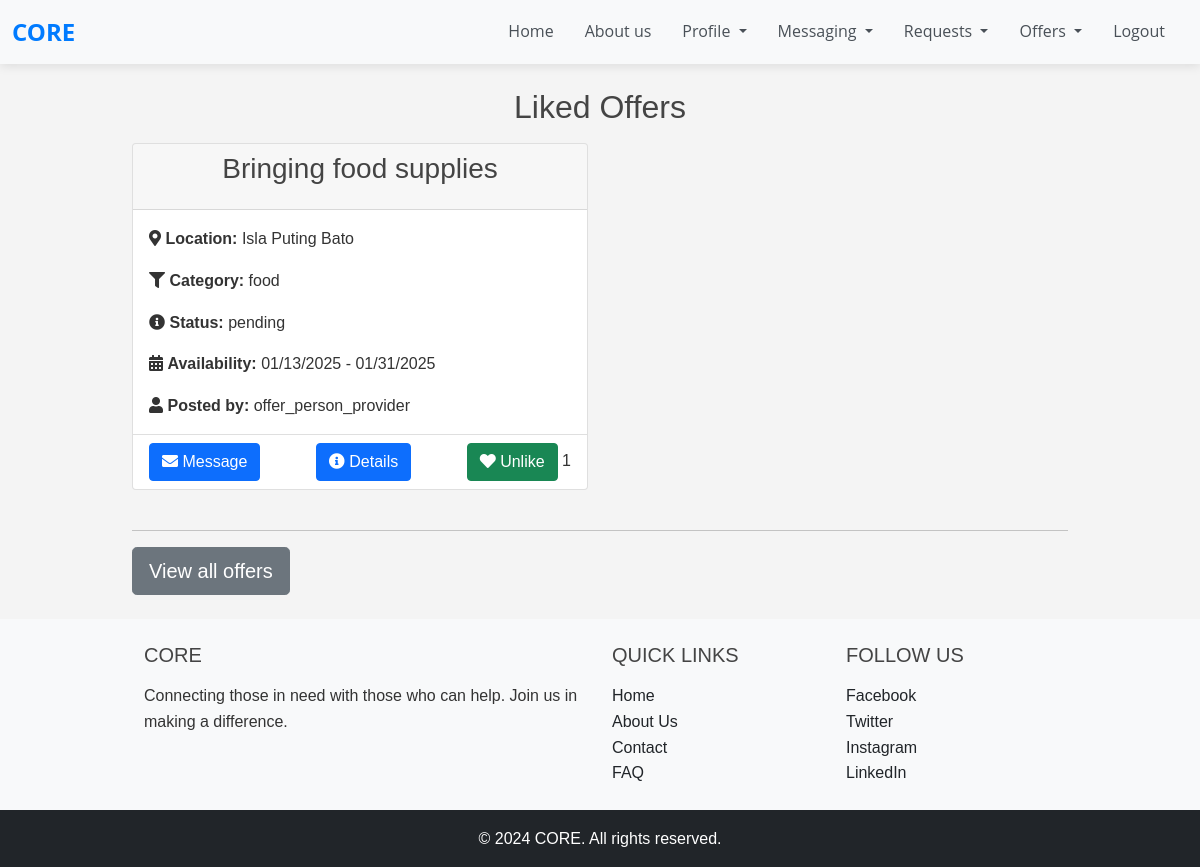
The page /requester_liked_offers/ (signed in) on the database its author committed.
### offers/models.py (models this page shows, shortened)
class Offer(models.Model):
    CATEGORY_CHOICES = (
        ('food', 'Food'),
        ('water', 'Water'),
        ('clothing', 'Clothing'),
        ('shelter', 'Shelter'),
        ('medical', 'Medical Supplies'),
        ('other', 'Other'),
    )
    STATUS_CHOICES = (
        ('pending', 'Pending'),
        ('in_progress', 'In Progress'),
        ('completed', 'Completed'),
        ('cancelled', 'Cancelled'),
    )
    LOCATION_CHOICES = (
        ('address', 'Address'),
        ('coordinates', 'Latitude and Longitude'),
    )
    user = models.ForeignKey(User, on_delete=models.CASCADE)
    title = models.CharField(max_length=100, default='No title given')
    description = models.TextField(default='No description given')
    location_type = models.CharField(max_length=20, choices=LOCATION_CHOICES, default='address')
    address = models.CharField(
        max_length=255,
        blank=True,
        default="No address provided"
    )
    latitude = models.FloatField(
        null=True,
        blank=True,
        default=None
    )
    longitude = models.FloatField(
        null=True,
        blank=True,
        default=None
    )
    category = models.CharField(max_length=50, choices=CATEGORY_CHOICES, default='Other')
    status = models.CharField(max_length=11, choices=STATUS_CHOICES, default='Pending')
    quantity = models.IntegerField(default=1)
    availability_start = models.DateTimeField(default=timezone.now)
    availability_end = models.DateTimeField(default=timezone.now)
    likes = models.ManyToManyField(User, related_name='liked_offers', blank=True)

### accounts/models.py (models this page shows)
class User(AbstractUser):
    USER_TYPE_CHOICES = (
        ('requester', 'Requester'),
        ('provider', 'Provider'),
    )
    user_type = models.CharField(max_length=10, choices=USER_TYPE_CHOICES)
    name = models.CharField(max_length=255, null=True, blank=True)  # Adding a name field
    email = models.EmailField(unique=True)

### requests_app/views.py (the view)
# urls.py: path('requester_liked_offers/', requests_views.requester_liked_offers, name='requester_liked_offers'),
@login_required
@login_required
def requester_liked_offers(request):
    offers = Offer.objects.filter(likes=request.user)
    return render(request, 'requester_liked_offers.html', {'offers': offers})

### requests_app/templates/requester_liked_offers.html (shortened to what this page needs)
{% extends 'base.html' %}
{% block content %}
{% load static %}
<link rel="stylesheet" type="text/css" href="{% static 'css/styles.css' %}">
<div class="container mt-4" data-page-type="requester_view_liked_offers">
    <h2 class="text-center mb-3">Liked Offers</h2>
    <div class="row offer-container">
        {% for offer in offers %}
        <div class="col-md-6 col-lg-6 mb-4 item_offer" id="offer-{{ offer.id }}">
            <div class="card">
                <div class="card-header text-center">
                    <h3>{{ offer.title }}</h3>
                </div>
                <div class="card-body">
                    <p class="card-text"><i class="fas fa-map-marker-alt"></i> <strong>Location:</strong>
                        {% if offer.location_type == 'address' %}
                            {{ offer.address }}
                        {% elif offer.location_type == 'coordinates' %}
                            Latitude: {{ offer.latitude }}, Longitude: {{ offer.longitude }}
                        {% else %}
                            Location not provided
                        {% endif %}
                    </p>
                    <p class="card-text"><i class="fas fa-filter"></i> <strong>Category:</strong> {{ offer.category }}</p>
                    <p class="card-text"><i class="fas fa-info-circle"></i> <strong>Status:</strong> {{ offer.status }}</p>
                    <p class="card-text"><i class="fas fa-calendar-alt"></i> <strong>Availability:</strong> {{ offer.availability_start|date:"SHORT_DATE_FORMAT" }} - {{ offer.availability_end|date:"SHORT_DATE_FORMAT" }}</p>
                    <p class="card-text"><i class="fas fa-user"></i> <strong>Posted by:</strong> {{ offer.user.username }}</p>
                </div>
                <div class="card-footer bg-transparent d-flex justify-content-between">
                    <div class="d-flex justify-content-between align-items-left">
                        <a href="{% url 'send_message_to' offer.user.id %}" class="btn btn-primary">
                            <i class="fas fa-envelope"></i> Message
                        </a>
                    </div>
                    <div class="d-flex justify-content-between align-items-center">
                        <a href="{% url 'requester_view_offers_detail' offer.id %}" class="btn btn-primary">
                            <i class="fas fa-info-circle"></i> Details
                        </a>
                    </div>
                    <div class="d-flex justify-content-between align-items-right">
                        <form method="post" class="like-form" data-offer-id="{{ offer.id }}">
                            <button type="button" class="btn {% if request.user in offer.likes.all %}btn-success{% else %}btn-outline-success{% endif %} like-btn">
                                {% if request.user in offer.likes.all %}
                                <i class="fas fa-heart"></i> Unlike
                                {% else %}
                                <i class="far fa-heart"></i> Like
                                {% endif %}
                            </button>
                            <span class="likes-count">{{ offer.likes.count }}</span>
                        </form>
                    </div>
                </div>
            </div>
        </div>
        {% empty %}
        <div class="col-12 no-offers">
            <div class="alert alert-info text-center">No liked offers.</div>
        </div>
        {% endfor %}
    </div>
    <hr>
    <a href="{% url 'requester_view_offers' %}"><button type="button2" class="btn btn-secondary btn-lg btn-block">View all offers</button></a>
</div>
{% load static %}
{% endblock %}

### static/css/base.css (style rules this page uses)
html, body { height: 100%; margin: 0; display: flex; flex-direction: column; }

### static/css/styles.css (style rules this page uses)
* { margin: 0; padding: 0; box-sizing: border-box; }
body { font-family: Arial, sans-serif; background-color: #f4f4f4; color: #333; line-height: 1.6; }
.container { width: 80%; margin: auto; overflow: hidden; }
h1, h2, h3, h4, h5, h6 { margin-bottom: 1rem; color: #444; }
p { margin-bottom: 1rem; }
a { color: #007BFF; text-decoration: none; }
button { display: inline-block; padding: 0.75rem 1.25rem; font-size: 1rem; cursor: pointer; border: none; background-color: #007BFF; color: #fff; border-radius: 5px; }
:root { --button-size-small: 8px 16px; --button-size-medium: 12px 24px; --button-size-large: 16px 32px; }

### rows shown on the page
Offer: title "Bringing food supplies", address "Isla Puting Bato", category "food", status "pending", availability_start "01/13/2025", availability_end "01/31/2025", user.username "offer_person_provider", shows "Unlike", likes.count "1"
